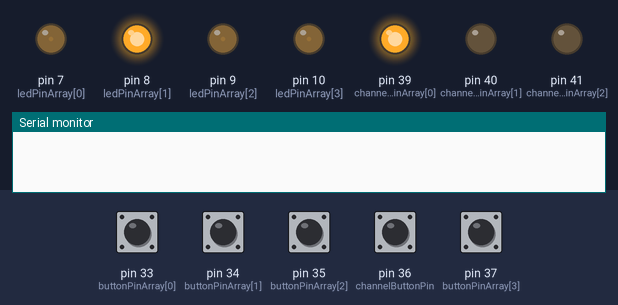
The sketch below on a simulated Teensy 4. Parts: output pins drawn as LEDs (lit = HIGH), the last lines printed to the serial monitor. Inputs (shaded band) come from the test bench; at power-on: pin 33 (buttonPinArray[0]), pin 34 (buttonPinArray[1]), pin 35 (buttonPinArray[2]), pin 36 (channelButtonPin), pin 37 (buttonPinArray[3]) LOW.

Above: at 1.2 s.
1.3 s: pin 36 (channelButtonPin) pulled HIGH for 0.15 s
At 2.4 s:
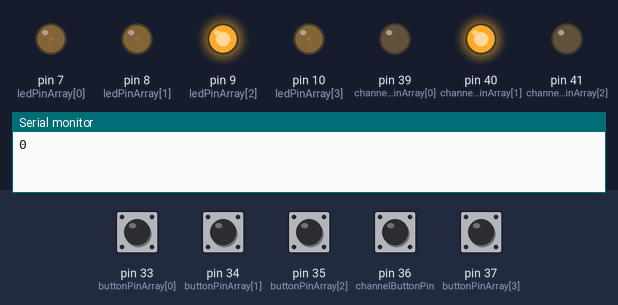
4.4 s: pin 33 (buttonPinArray[0]) pulled HIGH for 0.15 s
At 5.8 s:
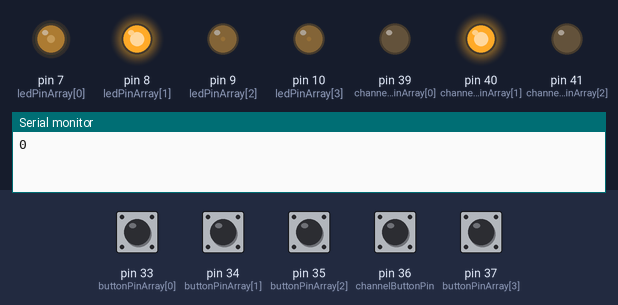
7.5 s: pin 34 (buttonPinArray[1]) pulled HIGH for 0.15 s
10.6 s: pin 35 (buttonPinArray[2]) pulled HIGH for 0.15 s
At 11.6 s:
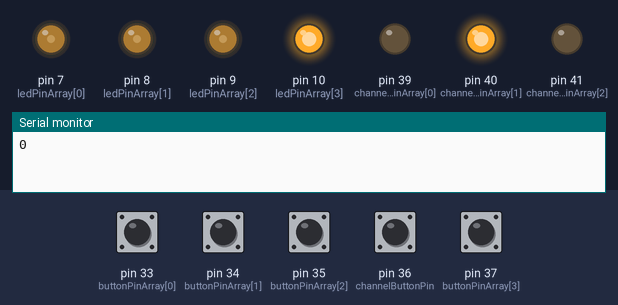
13.7 s: pin 37 (buttonPinArray[3]) pulled HIGH for 0.15 s
16.8 s: pin 36 (channelButtonPin) pulled HIGH for 1 s
At 17.8 s:
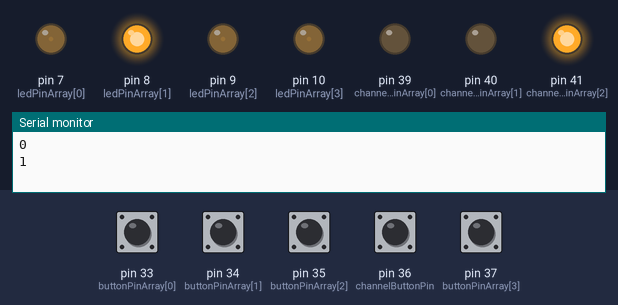
Timing chart, 0 to 21.8 s (numbered marks = the images above; inputs shaded):
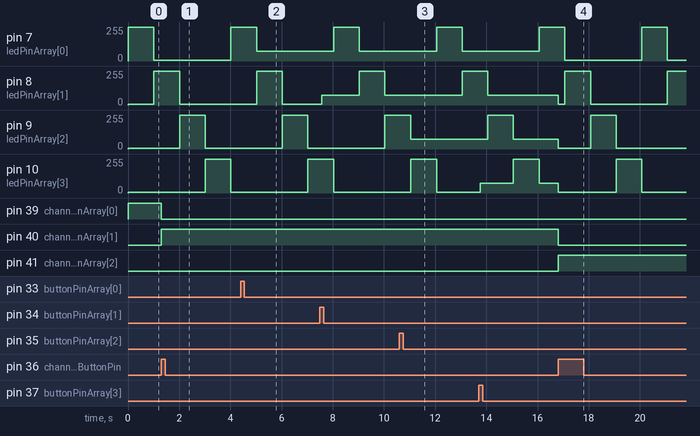

Measured:
- after the input at 1.3 s, pin 39 (channelLedPinArray[0]): HIGH → LOW at once; pin 40 (channelLedPinArray[1]): LOW → HIGH at once
- after the input at 4.4 s, pin 7 (ledPinArray[0]): 255/255 → 75/255 after 0.62 s
- after the input at 10.6 s, pin 9 (ledPinArray[2]): 255/255 → 75/255 after 0.45 s
- after the input at 16.8 s, pin 40 (channelLedPinArray[1]): HIGH → LOW at once; pin 41 (channelLedPinArray[2]): LOW → HIGH at once

The sketch:

Digital_Lab_W7.ino
```cpp
unsigned long lastStepTime = 0;
int stepLength = 1000;
long lastDelayTime = 0;
long delayTime = 50;
int ledPinArray[4] = { 7, 8, 9, 10 };
int buttonPinArray[4] = { 33, 34, 35, 37 };
int lastButtonStateArray[4] = { LOW, LOW, LOW, LOW };
int buttonStateArray[4] = { LOW, LOW, LOW, LOW };
int currentStateArray[4] = { 0, 0, 0, 0 };
int totalSteps = 4;
int currentStep = 0;
int channelButtonPin = 36;
int channelDisplayed = 0;
int currentChannelState = LOW;
int lastButtonChannelState = LOW;
int ButtonChannelState = LOW;
int channelButtonOn = false;
int channelLedPinArray[3] = { 39, 40, 41 };
bool buttonOnArray[3][4] = {
  { LOW, LOW, LOW, LOW },
  { LOW, LOW, LOW, LOW },
  { LOW, LOW, LOW, LOW }
};
int midiNotes[3] = { 36, 38, 42 };

void setup() {
  Serial.begin(9600);
  pinMode(channelButtonPin, INPUT);
  for (int i = 0; i < 4; i++) {
    pinMode(ledPinArray[i], OUTPUT);
    pinMode(buttonPinArray[i], INPUT);
  }
  for (int i = 0; i < 3; i++) {
    pinMode(channelLedPinArray[i], OUTPUT);
  }
}

void loop() {
  sequence();
  checkStepButton();
  checkChannelButton();
  checkLed();
  checkChannelLeds();
}

void checkStepButton() {
  for (int i = 0; i < 4; i++) {
    currentStateArray[i] = digitalRead(buttonPinArray[i]);
    if (currentStateArray[i] != lastButtonStateArray[i]) {
      lastDelayTime = millis();
    }
    if ((millis() - lastDelayTime) > delayTime) {
      if (currentStateArray[i] != buttonStateArray[i]) {
        buttonStateArray[i] = currentStateArray[i];

        if (buttonStateArray[i] == HIGH) {
          buttonOnArray[channelDisplayed][i] = !buttonOnArray[channelDisplayed][i];
        }
      }
    }
    lastButtonStateArray[i] = currentStateArray[i];
  }
}

void checkChannelButton() {
  lastButtonChannelState = ButtonChannelState;
  ButtonChannelState = digitalRead(channelButtonPin);

  if (lastButtonChannelState == LOW and ButtonChannelState == HIGH) {
    channelButtonOn = !channelButtonOn;
    Serial.println(channelDisplayed);
    channelDisplayed += 1;
    delay(5);
  } else if (lastButtonChannelState == LOW and ButtonChannelState == LOW) {
    delay(5);
  }
  if (channelDisplayed > 2) {
    channelDisplayed = 0;
  }
}

void nextStep() {
  currentStep = currentStep + 1;
  if (currentStep > 3) {
    currentStep = 0;
  }
}

void sequence() {
  if (millis() > lastStepTime + stepLength) {
    lastStepTime = millis();
    nextStep();
    for (int i = 0; i < 3; i++) {
    usbMIDI.sendNoteOff(midiNotes[i], 127, 1);
      if (buttonOnArray[i][currentStep] == HIGH) {
        usbMIDI.sendNoteOn(midiNotes[i], 127, 1);
      }
    }
  }
}

void checkLed() {
  for (int i = 0; i < 4; i++) {
    if (currentStep == i) {
      analogWrite(ledPinArray[i], 255);
    } else if (buttonOnArray[channelDisplayed][i] == true) {
      analogWrite(ledPinArray[i], 75);
    } else {
      analogWrite(ledPinArray[i], 5);
    }
  }
}

void checkChannelLeds() {
  for (int i = 0; i < 3; i++) {
    if (channelDisplayed == i) {
      digitalWrite(channelLedPinArray[i], HIGH);
    } else {
      digitalWrite(channelLedPinArray[i], LOW);
    }
  }
}
```
